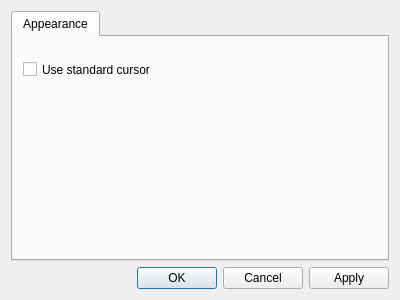
<?xml version="1.0" encoding="UTF-8"?>
<ui version="4.0">
 <class>QVOptionsDialog</class>
 <widget class="QDialog" name="QVOptionsDialog">
  <property name="geometry">
   <rect>
    <x>0</x>
    <y>0</y>
    <width>400</width>
    <height>300</height>
   </rect>
  </property>
  <property name="windowTitle">
   <string>qView Options</string>
  </property>
  <layout class="QVBoxLayout" name="verticalLayout">
   <item>
    <widget class="QTabWidget" name="tabWidget">
     <property name="focusPolicy">
      <enum>Qt::NoFocus</enum>
     </property>
     <property name="tabShape">
      <enum>QTabWidget::Rounded</enum>
     </property>
     <property name="currentIndex">
      <number>0</number>
     </property>
     <property name="elideMode">
      <enum>Qt::ElideNone</enum>
     </property>
     <property name="documentMode">
      <bool>false</bool>
     </property>
     <property name="tabsClosable">
      <bool>false</bool>
     </property>
     <property name="movable">
      <bool>false</bool>
     </property>
     <property name="tabBarAutoHide">
      <bool>false</bool>
     </property>
     <widget class="QWidget" name="appearance">
      <attribute name="title">
       <string>Appearance</string>
      </attribute>
      <widget class="QCheckBox" name="checkBox">
       <property name="geometry">
        <rect>
         <x>10</x>
         <y>20</y>
         <width>151</width>
         <height>25</height>
        </rect>
       </property>
       <property name="text">
        <string>Use standard cursor</string>
       </property>
      </widget>
     </widget>
    </widget>
   </item>
   <item>
    <widget class="QDialogButtonBox" name="buttonBox">
     <property name="focusPolicy">
      <enum>Qt::NoFocus</enum>
     </property>
     <property name="orientation">
      <enum>Qt::Horizontal</enum>
     </property>
     <property name="standardButtons">
      <set>QDialogButtonBox::Apply|QDialogButtonBox::Cancel|QDialogButtonBox::Ok</set>
     </property>
    </widget>
   </item>
  </layout>
 </widget>
 <resources/>
 <connections>
  <connection>
   <sender>buttonBox</sender>
   <signal>accepted()</signal>
   <receiver>QVOptionsDialog</receiver>
   <slot>accept()</slot>
   <hints>
    <hint type="sourcelabel">
     <x>248</x>
     <y>254</y>
    </hint>
    <hint type="destinationlabel">
     <x>157</x>
     <y>274</y>
    </hint>
   </hints>
  </connection>
  <connection>
   <sender>buttonBox</sender>
   <signal>rejected()</signal>
   <receiver>QVOptionsDialog</receiver>
   <slot>reject()</slot>
   <hints>
    <hint type="sourcelabel">
     <x>316</x>
     <y>260</y>
    </hint>
    <hint type="destinationlabel">
     <x>286</x>
     <y>274</y>
    </hint>
   </hints>
  </connection>
 </connections>
</ui>
